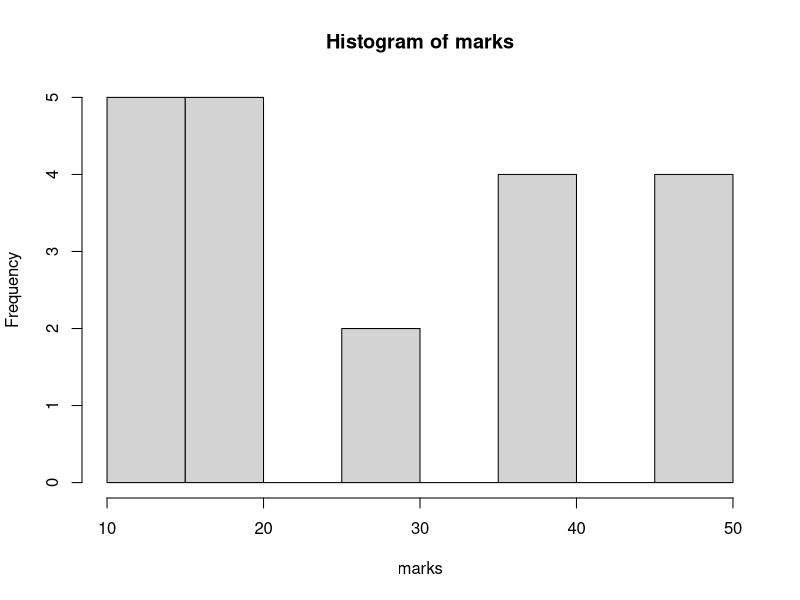
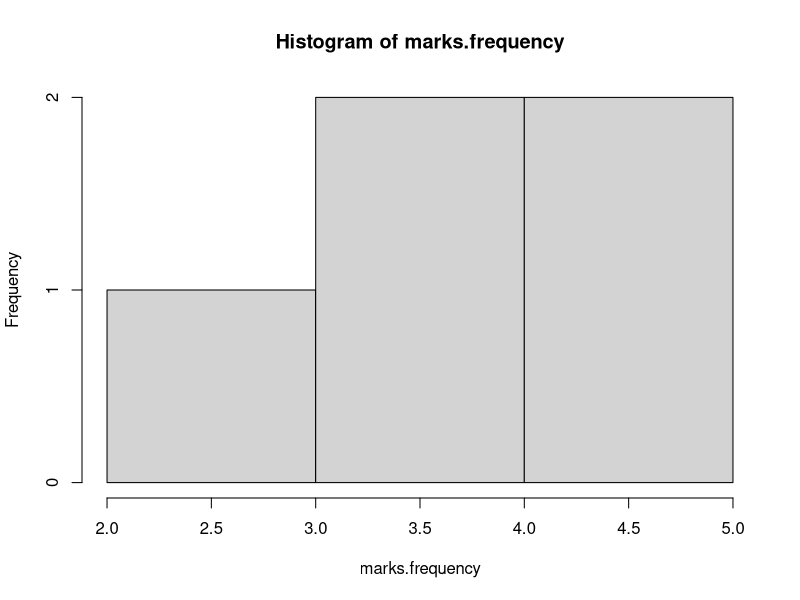

These figures' R source, in order: (Note: this script raises an error after producing the figures.)
marks=c( 10 ,10, 10, 20, 20, 20, 20, 20, 30, 30, 10, 10, 40, 40, 40, 40, 50, 50, 50, 50)
marks
marks.frequency = table(marks)
marks.frequency
cbind(marks)
x=sum(marks)
x
y=marks/x
y
marks.cumfreq=cumsum(marks)
marks.cumfreq
cbind(marks.frequency)
hist(marks)
hist(marks.frequency)
mean(marks)
median(marks)
observations=c(10,12,13,14,17)
observations
mean(observations)
a=sum(observations)
a
y=observations/a
observations.freq
y
table(observations)
cumfeq=cumsum(observations)
cumfeq
breaks=seq(10,17,by=2)
observations
observations.cut=cut(observations,break)
observations.cut
cat(observations)
observations.table=table(observations.cut)

marks=rep(c(10,20,30,10,40,50),c(3,5,2,4,3,4))
marks
table(marks)
cbind(table(marks))
marks2=c(10,12,13,14,17)
mean(marks2)
median(marks2)
barplot(marks2)
pie(marks2)
sfreq=c(5,7,9,8,4)
sfreq
mut=marks2*sfreq
mut
mean2=sum(mut)/sum(sfreq)
mean2
lower=c(10,20,30,40)
upper=c(20,30,40,50)
mid=(lower+upper)/2
mid
numbstud=c(5,7,9,8)
abc=mid*numbstud
abc
mean3=sum(abc)/sum(numbstud)
mean3
marks3=c(12 ,63, 61 ,63 ,87 ,65 ,1, 24, 67, 52, 70, 55, 29, 93, 30, 84, 29, 27, 19,
         24 ,32 ,31 ,16 ,4 ,22 ,82 ,53 ,92 ,84 ,5 ,46, 27, 31, 51 ,19 ,76, 21, 26,
         100 ,81 ,56 ,65, 32, 63, 33, 51, 68, 49, 25, 77)
range(marks3)
breaks=seq(0,100,by=10)
breaks
marks3.cut=cut(marks3,breaks)
marks3.cut
marks3.table=table(marks3.cut)
marks3.table
cbind(marks3.table)
hist(cbind(marks3.table))
